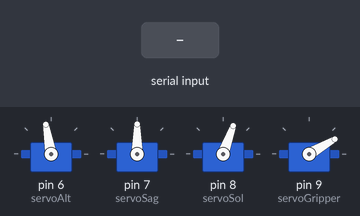
Simulated run of this sketch. Board: Arduino Uno, built with avr-gcc and run on an emulated ATmega328P. On the bench: 4 × servo. Inputs (shaded band) come from the test bench.

Above: at 5.2 s.
5.3 s: "moveBlackBox\n" received over Serial
At 10.0 s:
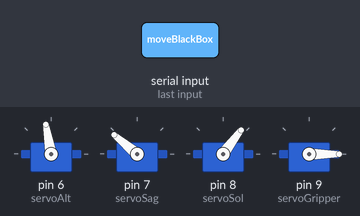
At 20.7 s:
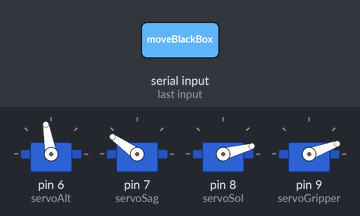
Timing chart, 0 to 23.3 s (numbered marks = the images above; inputs shaded):
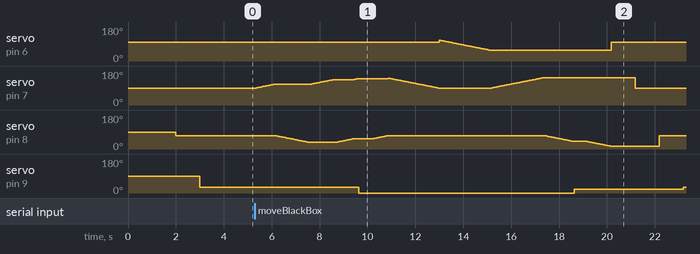

The sketch:

arduino.ino
```cpp
#include <Servo.h>

Servo servoAlt;
Servo servoSag;
Servo servoSol;
Servo servoGripper;

void setup() {
  // put your setup code here, to run once:
servoAlt.attach(6); //110
servoSag.attach(7); //90
servoSol.attach(8); //70
servoGripper.attach(9);//30


defaultPosition();

Serial.begin(9600);
}


void loop() {

  if (Serial.available() > 0) {
    String komut = Serial.readStringUntil('\n');

    if (komut == "moveBlackBox") {
      moveBlackBox();
    } else if (komut == "moveOrangeBox") {
      moveOrangeBox();
    }
  }

}

void moveBlackBox () {

  int i;

  for (i=90;i<=110;i++){
    servoSag.write(i);
    delay(40);
    }
  for (i=70;i>=35;i--){
    servoSol.write(i);
    delay(40);
    }
  for (i=110;i<=135;i++){
    servoSag.write(i);
    delay(40);
    }
  for (i=35;i<=53;i++){
    servoSol.write(i);
    delay(40);
    }
  for (i=135;i<=140;i++){
    servoSag.write(i);
    delay(40);
    }

servoGripper.write(0);
delay(500);
  for (i=53;i<=70;i++){
    servoSol.write(i);
    delay(40);
    }

  for (i=142;i>=90;i--){
    servoSag.write(i);
    delay(40);
    }

  for (i=110;i>=57;i--){
    servoAlt.write(i);
    delay(40);
    }


  for (i=90;i<=145;i++){
    servoSag.write(i);
    delay(40);
    }

  for (i=70;i>=40;i--){
    servoSol.write(i);
    delay(40);
    }

servoGripper.write(20);
delay(500);
  for (i=40;i>=15;i--){
    servoSol.write(i);
    delay(40);
    }

defaultPosition();
}


void moveOrangeBox(){

  int i;

  for (i=90;i<=110;i++){
    servoSag.write(i);
    delay(40);
    }
  for (i=70;i>=35;i--){
    servoSol.write(i);
    delay(40);
    }
  for (i=110;i<=135;i++){
    servoSag.write(i);
    delay(40);
    }
  for (i=35;i<=53;i++){
    servoSol.write(i);
    delay(40);
    }
  for (i=135;i<=140;i++){
    servoSag.write(i);
    delay(40);
    }

servoGripper.write(0);
delay(500);

  for (i=53;i<=70;i++){
    servoSol.write(i);
    delay(40);
    }

  for (i=142;i>=90;i--){
    servoSag.write(i);
    delay(40);
    }

  for (i=110;i>=15;i--){
    servoAlt.write(i);
    delay(40);
    }


  for (i=90;i<=145;i++){
    servoSag.write(i);
    delay(40);
    }

  for (i=70;i>=40;i--){
    servoSol.write(i);
    delay(40);
    }

servoGripper.write(20);
delay(500);
  for (i=40;i>=15;i--){
    servoSol.write(i);
    delay(40);
    }

defaultPosition();
}


void defaultPosition() {


servoAlt.write(100);
delay(1000);


servoSag.write(90);
delay(1000);


servoSol.write(70);
delay(1000);

servoGripper.write(30);
delay(1000);

}
```
